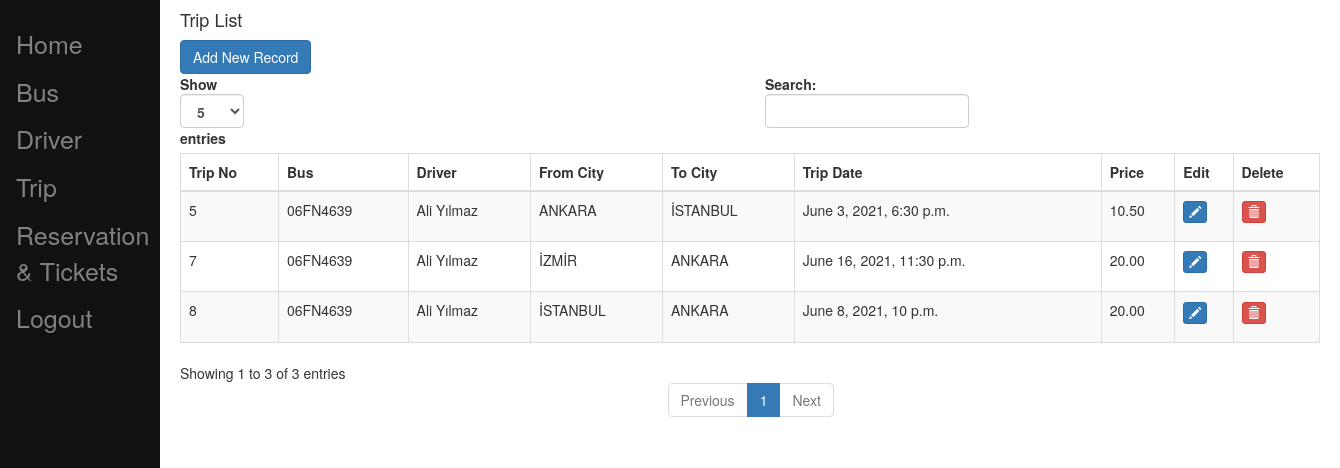
The app's page /trip/ (signed in), older data.
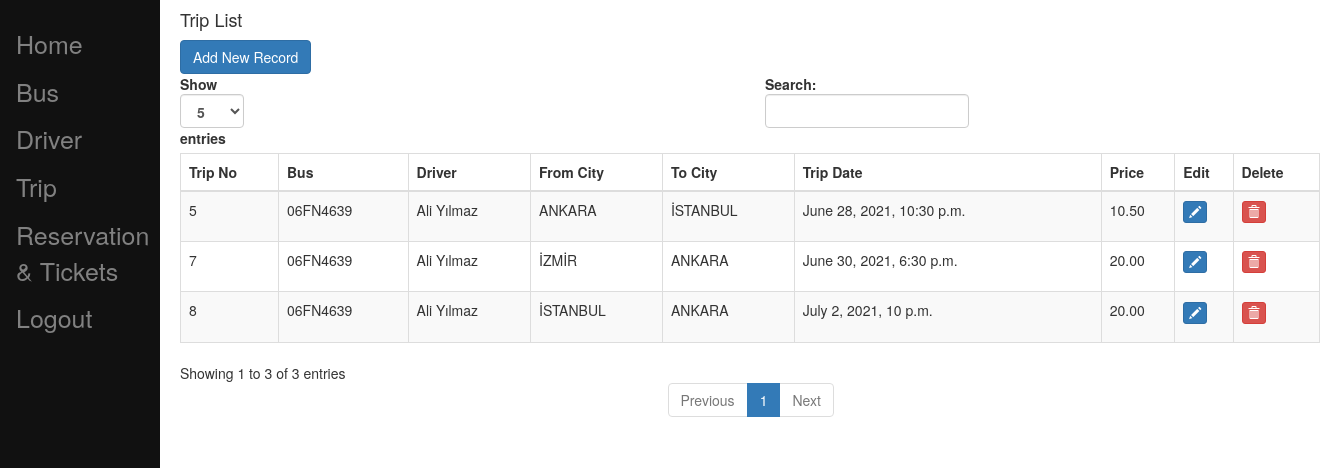
The same page, newer data.
### busticket/models.py (models this page shows, shortened)
class Trip(models.Model):
    bus = models.ForeignKey(Bus, on_delete=models.PROTECT)
    driver = models.ForeignKey(Driver, on_delete=models.PROTECT,blank=True,null=True)
    from_city = models.ForeignKey(City, related_name='f_city', on_delete=models.CASCADE,blank=True,null=True)
    to_city = models.ForeignKey(City, related_name='t_city', on_delete=models.CASCADE,blank=True,null=True)
    trip_date = models.DateTimeField(blank=True)
    price = models.DecimalField(max_digits=6, decimal_places=2, default=0.0)
    bus_company = models.ForeignKey(BusCompany, on_delete=models.CASCADE, editable=True,blank=True,null=True)
    class Meta:
        constraints = [
            models.UniqueConstraint(fields=['bus', 'from_city','to_city'], name='unique trip')
        ]

class Bus(models.Model):
    plate_text = models.CharField(max_length=30,unique=True)
    brand_name = models.CharField(max_length=30,default='Mercedes Benz')
    status = models.BooleanField(default=True)
    seat_count = models.IntegerField(default=52)
    bus_company = models.ForeignKey(BusCompany, on_delete=models.CASCADE, blank=True,null=True)
    def __str__(self):
        return self.plate_text

class Driver(models.Model):
    name = models.CharField(max_length=30,default='Unknown Driver',unique=True)
    date_of_birth = models.DateField()
    years_of_experience = models.IntegerField()
    bus_company = models.ForeignKey(BusCompany, on_delete=models.CASCADE, editable=False,blank=True,null=True)
    def __str__(self):
        return self.name

class City(models.Model):
    name = models.CharField(max_length=30,unique=True)
    def __str__(self):
        return self.name

### busticket/views.py (the view)
# urls.py: path('trip/',views.get_list_of_trips),
def get_list_of_trips(request):
    user = User.objects.get(username=request.user.username)
    trip_list = Trip.objects.filter(bus_company=user.buscompany)
    return render(request,"busticket/tripcrud/trip.html",{'trip_list':trip_list})

### busticket/templatetags/user_tags.py (called while the page is built)
@register.filter(name='has_group')
def has_group(user, group_name):
    group = Group.objects.filter(name=group_name)
    if group:
        group = group.first()
        return group in user.groups.all()
    else:
        return False

### templates/busticket/tripcrud/trip.html (shortened to what this page needs)
{% extends 'busticket/base.html' %}
{% block content %}
 <div class="col-md-12">
        <h4>Trip List</h4> <span><a href="/tripnew" class="btn btn-primary">Add New Record</a></span>
        <div class="table-responsive">
  <table id="bootstrapdatatable" class="table table-striped table-bordered" width="100%">
            <thead>
                <th>Trip No</th>
                <th>Bus</th>
                <th>Driver</th>
                <th>From City</th>
                <th>To City</th>
                <th>Trip Date</th>
                <th>Price</th>
                <th>Edit</th>
                <th>Delete</th>
             </thead>
   <tbody>
   {% for trip in trip_list %}
    <tr>
     <td>{{ trip.id }}</td>
     <td>{{ trip.bus }}</td>
     <td>{{ trip.driver }}</td>
     <td>{{ trip.from_city }}</td>
     <td>{{ trip.to_city }}</td>
     <td>{{ trip.trip_date }}</td>
     <td>{{ trip.price }}</td>
     <td><p data-placement="top" data-toggle="tooltip" title="Edit"><a href="/tripedit/{{ trip.id }}" class="btn btn-primary btn-xs" data-title="Edit" data-toggle="modal"  ><span class="glyphicon glyphicon-pencil"></span></a></p></td>
     <td><p data-placement="top" data-toggle="tooltip" title="Delete"><a href="/tripdelete/{{ trip.id }}" class="btn btn-danger btn-xs" onclick="return confirm('Are you sure you want to delete this?')" data-title="Delete" data-toggle="modal"  ><span class="glyphicon glyphicon-trash"></span></a></p></td>
    </tr>
   {% endfor %}
   </tbody>
  </table>
        </div>
    </div>
{% endblock content %}

Row changes from the older to the newer data that the page shows:
changed Trip id 5: trip_date "June 3, 2021, 6:30 p.m." → "June 28, 2021, 10:30 p.m."
changed Trip "İZMİR": trip_date "June 16, 2021, 11:30 p.m." → "June 30, 2021, 6:30 p.m."
changed Trip id 8: trip_date "June 8, 2021, 10 p.m." → "July 2, 2021, 10 p.m."
